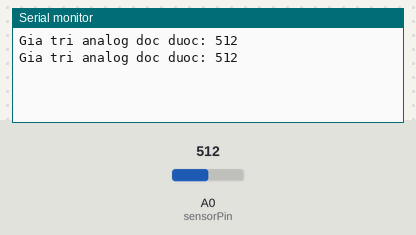
Bench run of a sketch on a simulated Arduino Uno, built with avr-gcc and run on an emulated ATmega328P. On the bench: the last lines printed to the serial monitor. Inputs (shaded band) come from the test bench; at power-on: A0 (sensorPin) = 512.

Above: at 1.8 s.
1.9 s: A0 (sensorPin) set to 716
At 2.8 s:
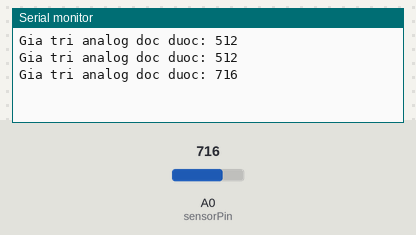
3.4 s: A0 (sensorPin) set to 900
At 4.7 s:
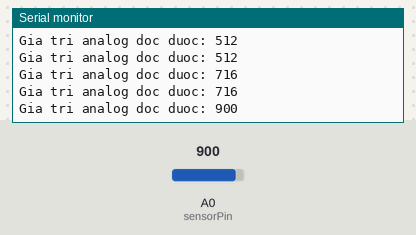
Timing chart, 0 to 6.4 s (numbered marks = the images above; inputs shaded):
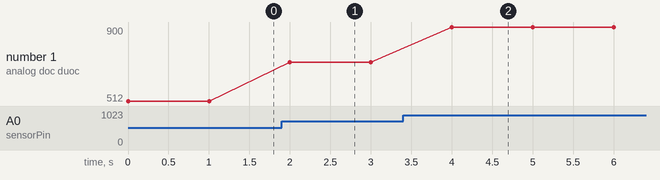

The sketch:

testMoistureSen.ino
```cpp
int sensorPin = A0;  // Chân analog A0 của ESP8266
int sensorValue = 0; // Biến lưu trữ giá trị đọc từ cảm biến

void setup() {
  Serial.begin(115200); // Khởi động Serial với tốc độ 115200
}

void loop() {
  sensorValue = analogRead(sensorPin); // Đọc giá trị từ chân analog A0
  Serial.print("Gia tri analog doc duoc: ");
  Serial.println(sensorValue);

  delay(1000); // Đọc dữ liệu mỗi giây
}
```

Measured:
- after the input at 1.9 s, the serial monitor: prints a new line after 0.10 s (image 1)
- after the input at 3.4 s, the serial monitor: prints a new line after 0.60 s (image 2)
- plotted number 1: 512 → 716 after the input at 1.9 s, 716 → 900 after the input at 3.4 s
